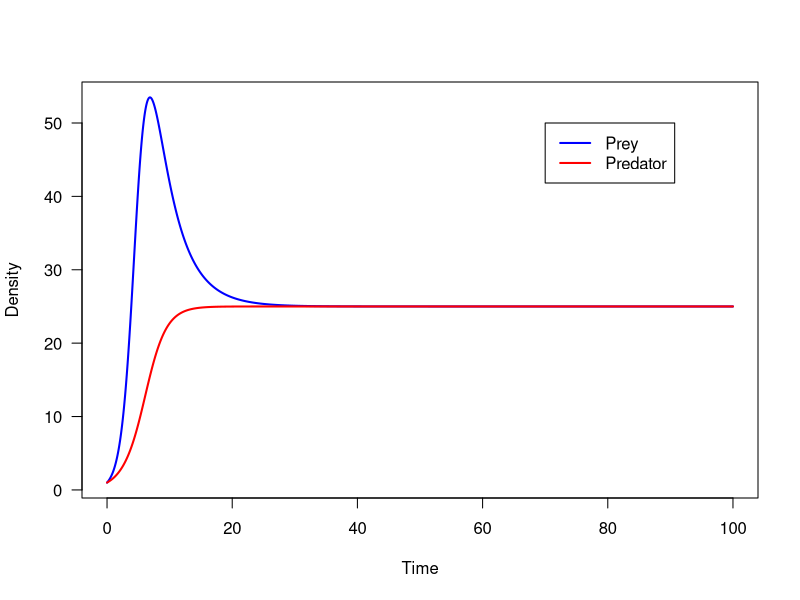
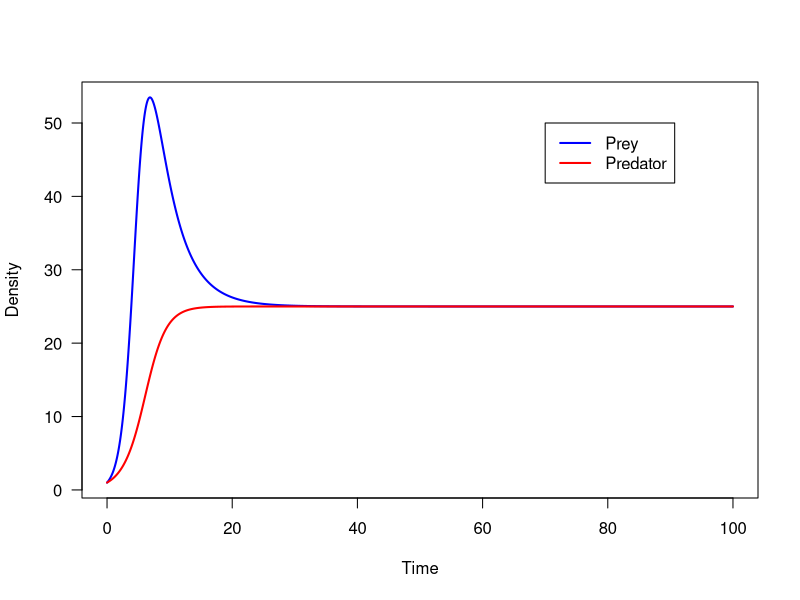
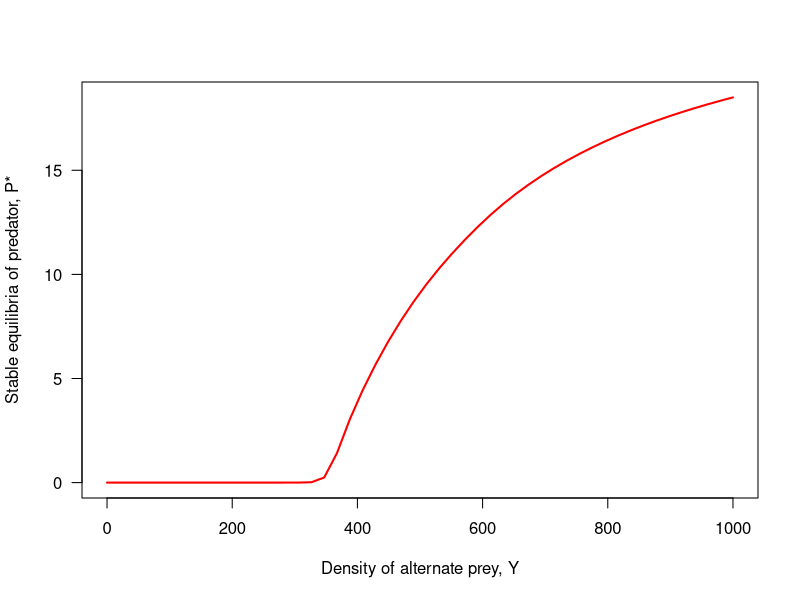
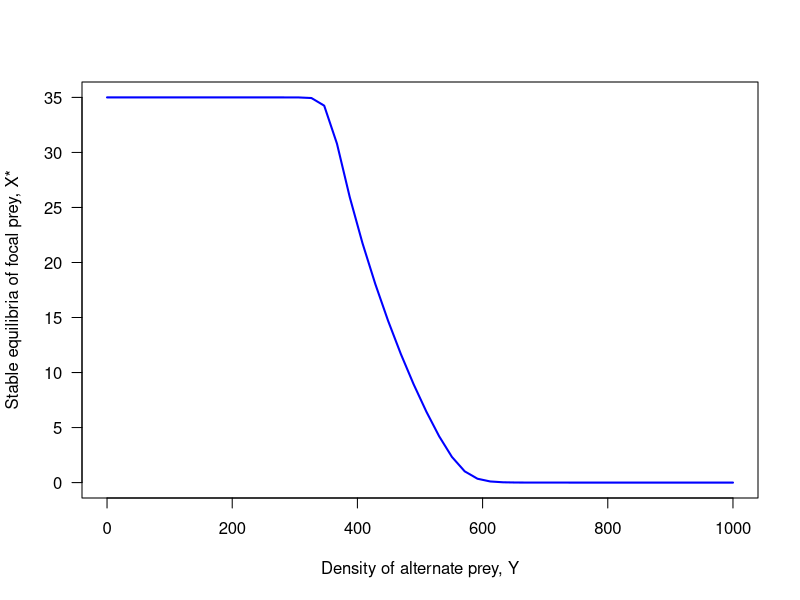

Recreate these plots in R, in order. (Note: this script raises an error after producing the figures.)
## ---- chunk 1
knitr::opts_chunk$set(echo = TRUE)
## ---- chunk 2

r_x <- 1 		# prey X's growth rate
K_x <- 100 		# prey X's carrying capacity
a_x <- 0.03		# attack rate of predator on prey X
c <- 0.05		# predator's conversion efficiency
a_y <- 0.03		# attack rate of predator on prey Y
d_p <- 0.25		# mortality rate of predator
K_p <- 25		# predator's carrying capacity
Y <- 500		# abundance of other prey type

X0 <- 1 # prey X initial population size
P0 <- 1 # predator initial population size
## ---- chunk 3
tset <- seq(0,100,length.out=20000)
X.simu1 <- NaN*tset
X.simu1[1] <- X0
P.simu1 <- NaN*tset
P.simu1[1] <- P0

for(i in 2:length(tset)){
	dt <- tset[i]-tset[i-1]
	X <- X.simu1[i-1]
	P <- P.simu1[i-1]
	dX <- ( r_x*X*(1-X/K_x) - a_x*P*X ) * dt
	dP <- ( P*(c*(a_x*X+a_y*Y)-d_p)*(1-P/K_p) ) * dt
	X.simu1[i] <- X.simu1[i-1] + dX
	P.simu1[i] <- P.simu1[i-1] + dP
}
## ---- chunk 4
Xcol <- 'blue'
Pcol <- 'red'

plot(tset,X.simu1,type='l',xlab='Time',ylab='Density',las=1,lwd=2,col=Xcol)
lines(tset,P.simu1,lwd=2,col=Pcol)
legend(x = 70, y = 50, legend = c('Prey','Predator'),lwd=2,col=c(Xcol,Pcol))
## ---- chunk 5
X0 <- X.simu1[length(tset)]
P0 <- P.simu1[length(tset)]

h_x <- 0.65 		# hunting rate of species X
h_p <- 0.325		# hunting rate of species P
## ---- chunk 6
Yset <- seq(0,1000,length.out = 50)

plot(tset,X.simu1,type='l',xlab='Time',ylab='Density',las=1,lwd=2,col=Xcol)
lines(tset,P.simu1,lwd=2,col=Pcol)
legend(x = 70, y = 50, legend = c('Prey','Predator'),lwd = 2,col=c(Xcol,Pcol))

Xstarset <- NaN*Yset
Pstarset <- NaN*Yset

for(j in 1:length(Yset)){
	Y <- Yset[j] 
	
	X.simu <- NaN*tset # create a holding vector for the prey population X of the same length as tset (20,000)
	X.simu[1] <- 1   
	P.simu <- NaN*tset 
	P.simu[1] <- 1
	
	for(i in 2:length(tset)){
		dt <- tset[i]-tset[i-1]
		X <- X.simu[i-1]
		P <- P.simu[i-1]
		dX <- ( r_x*X*(1-X/K_x) - a_x*P*X - h_x*X ) * dt
		dP <- ( P*(c*(a_x*X+a_y*Y)-d_p)*(1-P/K_p) - h_p*P ) * dt
		X.simu[i] <- X.simu[i-1] + dX
		P.simu[i] <- P.simu[i-1] + dP	
	}
	
	Xstarset[j] <- X.simu[length(tset)]
	Pstarset[j] <- P.simu[length(tset)]
	
}

plot(Yset,Pstarset,type='l',lwd=2,col=Pcol,las=1,xlab='Density of alternate prey, Y',ylab='Stable equilibria of predator, P*')

plot(Yset,Xstarset,type='l',lwd=2,col=Xcol,las=1,xlab='Density of alternate prey, Y',ylab='Stable equilibria of focal prey, X*')
## ---- chunk 7
h_xset <- seq(0.01,.9,length.out=50)
Xstarset <- NaN*h_xset
Pstarset <- NaN*h_xset
for(j in 1:length(h_xset)){
	h_x <- h_xset[j] 
	
	X.simu2 <- NaN*tset # create a holding vector for the prey population X of the same length as tset (20,000)
	X.simu2[1] <- 1   
	P.simu2 <- NaN*tset 
	P.simu2[1] <- 1
	
	for(i in 2:length(tset2)){
		dt <- tset2[i]-tset2[i-1]
		X <- X.simu2[i-1]
		P <- P.simu2[i-1]
		dX <- ( r_x*X*(1-X/K_x) - a_x*P*X - h_x*X ) * dt #used a different varible other than i
		dP <- ( P*(c*(a_x*X+a_y*Y)-d_p)*(1-P/K_p) - h_p*P ) * dt
		X.simu2[i] <- X.simu2[i-1] + dX
		P.simu2[i] <- P.simu2[i-1] + dP	
	}
	
	Xstarset[j] <- X.simu2[length(tset2)] #these are holding vectors for equilibrium values
	Pstarset[j] <- P.simu2[length(tset2)]
	
}
plot(h_xset,Pstarset,type='l',lwd=2,col=Pcol,las=1,xlab='Prey Hunting, H',ylab='Stable equilibria of predator, P*')

plot(h_xset,Xstarset,type='l',lwd=2,col=Xcol,las=1,xlab='Prey Hunting, H',ylab='Stable equilibria of focal prey, X*')


